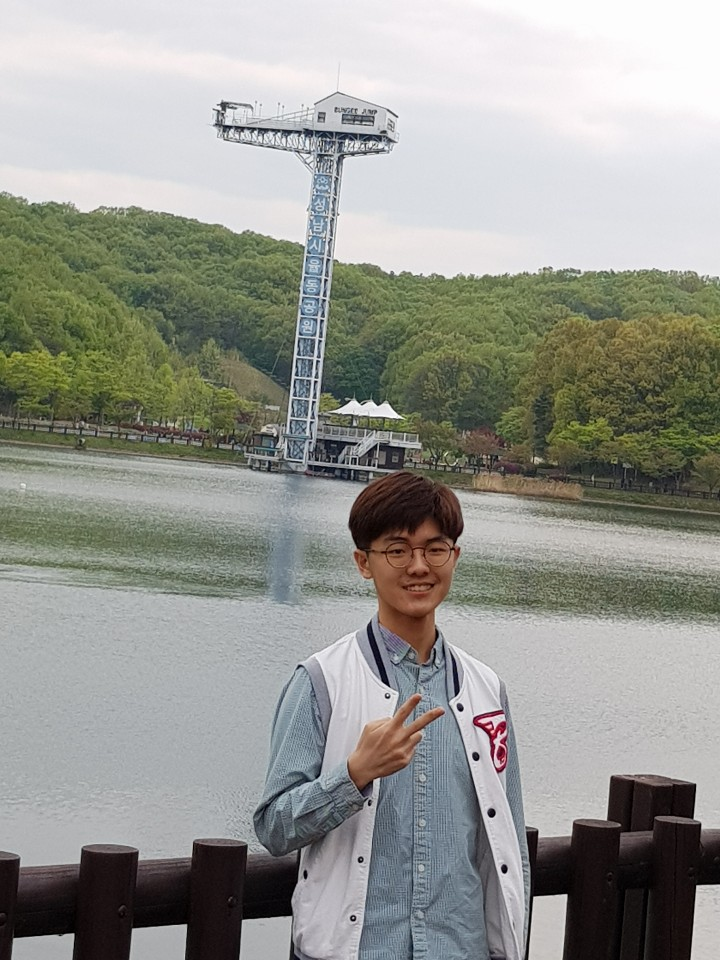
#> input picture bundang.jpg, 720 x 960 px
$ python '원본영상과마스크연산_적용2.py'   (older library calls are emulated)
#> lines starting #> are read from the running program, lines starting #| are printed output that depends on the picture; after the words box and inside, x2 and y2 are one past the last pixel; in counts of white or black regions, pixels touching at a corner belong together
import sys
import numpy as np
import cv2

# 원본 영상 불러오기
src = cv2.imread('bundang.jpg', cv2.IMREAD_COLOR)
#> src is the input picture: shape (960, 720, 3); mean B, G, R 144.7, 151.1, 149.9

if src is None:
    print('Image load failed!')
    sys.exit()

# 얼굴 검출을 위한 분류기 불러오기
face_cascade = cv2.CascadeClassifier(cv2.data.haarcascades + 'haarcascade_frontalface_default.xml')

# 얼굴 검출 수행
faces = face_cascade.detectMultiScale(src, scaleFactor=1.1, minNeighbors=5, minSize=(30, 30))
#> faces = [[367, 511, 98, 98]]

# 얼굴이 검출되지 않으면 종료
if len(faces) == 0:
    print('Face detection failed!')
    sys.exit()

# 검출된 얼굴에 대한 마스크 생성
mask = np.zeros(src.shape[:2], dtype=np.uint8)
for (x, y, w, h) in faces:
    cv2.rectangle(mask, (x, y), (x+w, y+h), 255, -1)  # 얼굴 부분을 흰색으로 채움
#> this loop made 1 pass
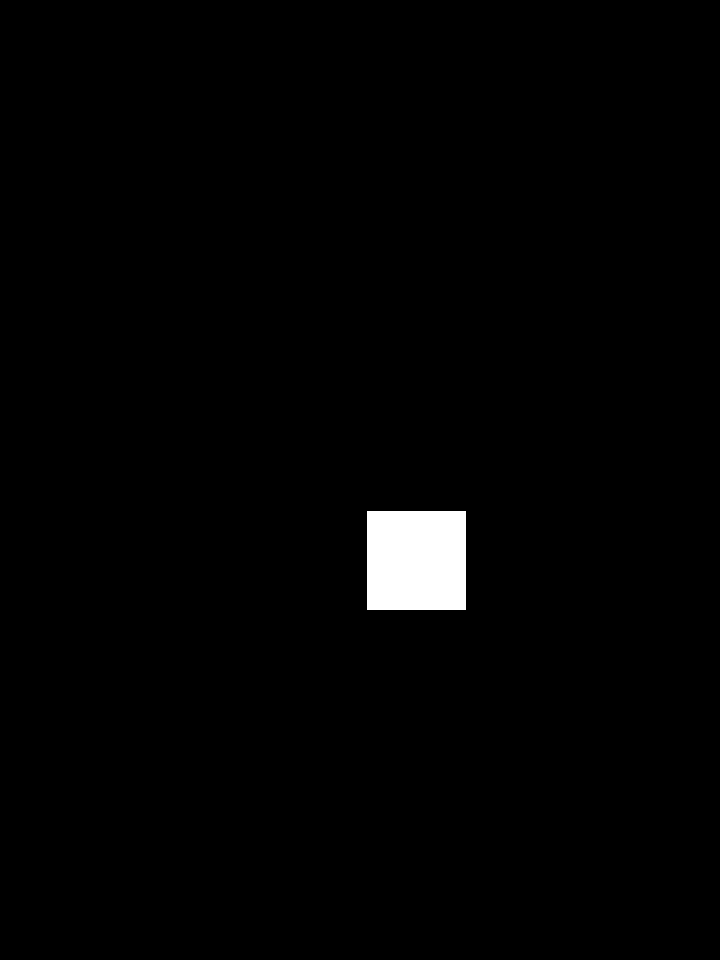
#> mask: shape (960, 720); 1.4% white; 1 white region, box (x1, y1, x2, y2) and area: (367, 511, 466, 610) 9801

# BGR에서 YCrCb 색공간으로 변환
src_ycrcb = cv2.cvtColor(src, cv2.COLOR_BGR2YCrCb)
#> src_ycrcb: shape (960, 720, 3); mean of channels 0, 1, 2 150, 127.9, 125

# CrCb 살색 히스토그램 구하기
channels = [1, 2]
ranges = [0, 256, 0, 256]
hist = cv2.calcHist([src_ycrcb], channels, mask, [128, 128], ranges)
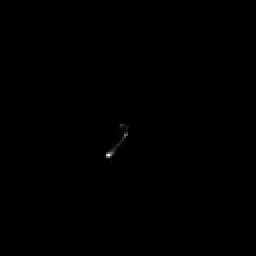
#> hist: shape (128, 128) float32 (shown 2 times larger); min 0, max 897, mean 0.6; drawn with min black and max white
hist_norm = cv2.normalize(cv2.log(hist + 1), None, 0, 255, cv2.NORM_MINMAX, cv2.CV_8U)

# 입력 영상에 히스토그램 역투영 적용
backproj = cv2.calcBackProject([src_ycrcb], channels, hist, ranges, 1)
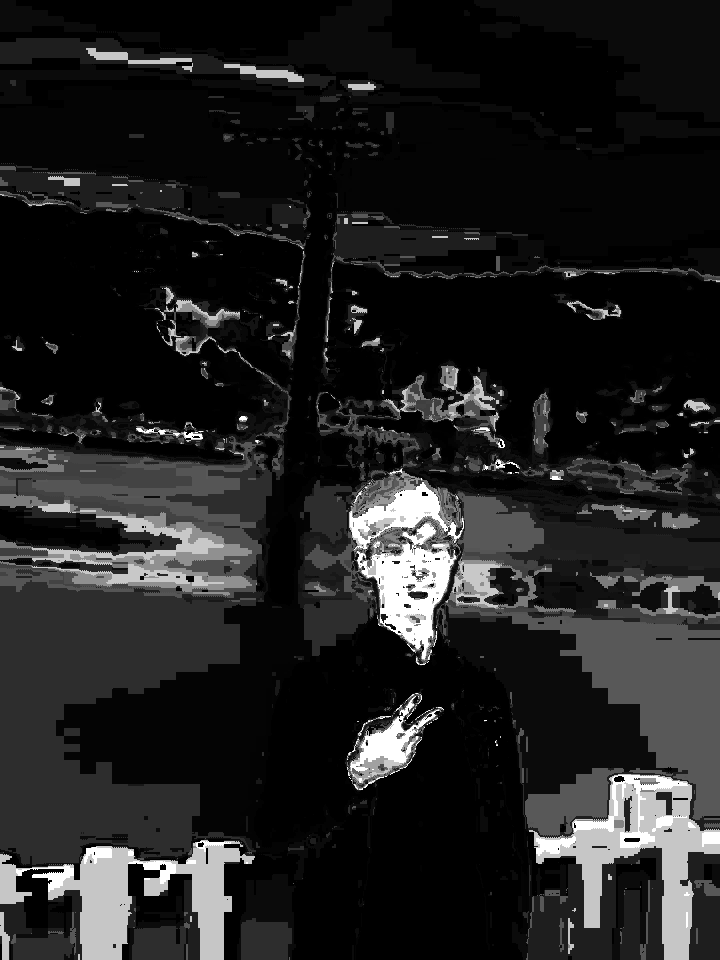
#> backproj: shape (960, 720); min 0, max 255, mean 32.9

# 역투영 결과를 마스크와 결합하여 얼굴 부분만 추출
face_only = cv2.bitwise_and(src, src, mask=mask)

# 결과 출력
cv2.imshow('src', src)
cv2.imshow('face_only', face_only)
cv2.imshow('hist_norm', hist_norm)
cv2.imshow('backproj', backproj)
cv2.waitKey()
cv2.destroyAllWindows()
